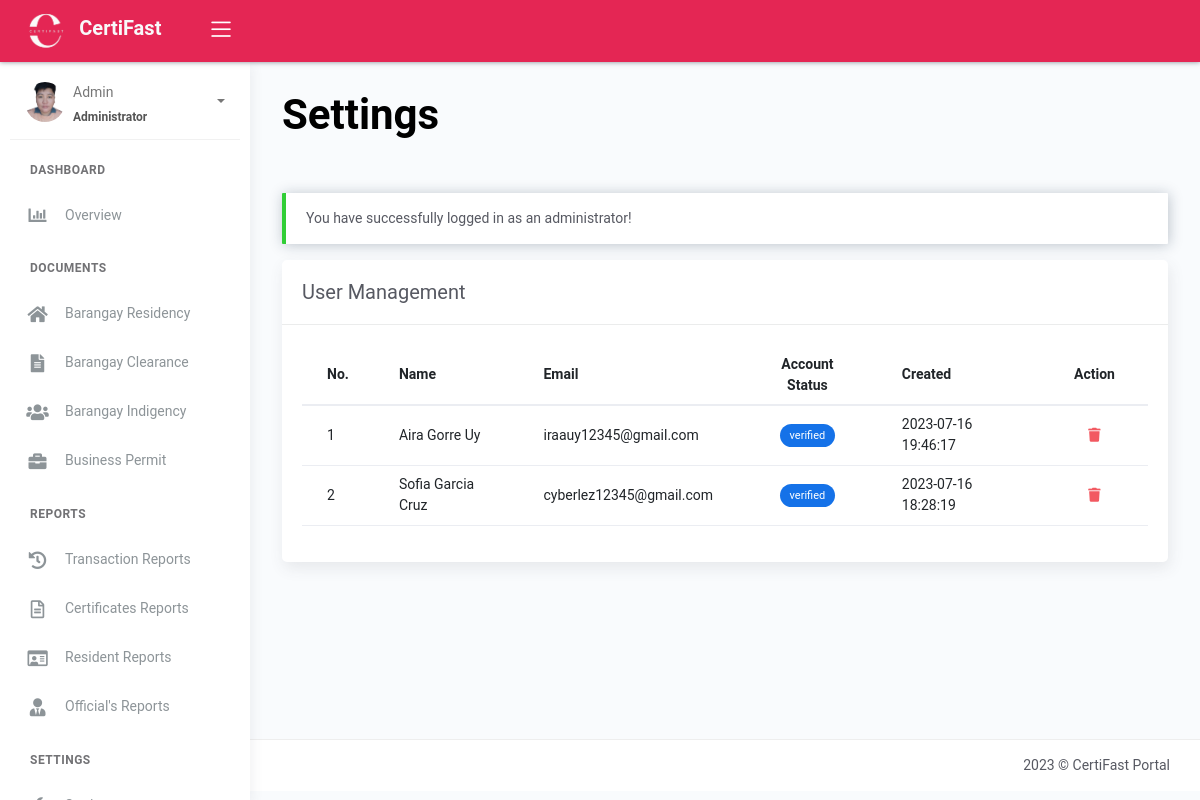
/user-resident.php (signed in), run on an earlier commit of the app's database.
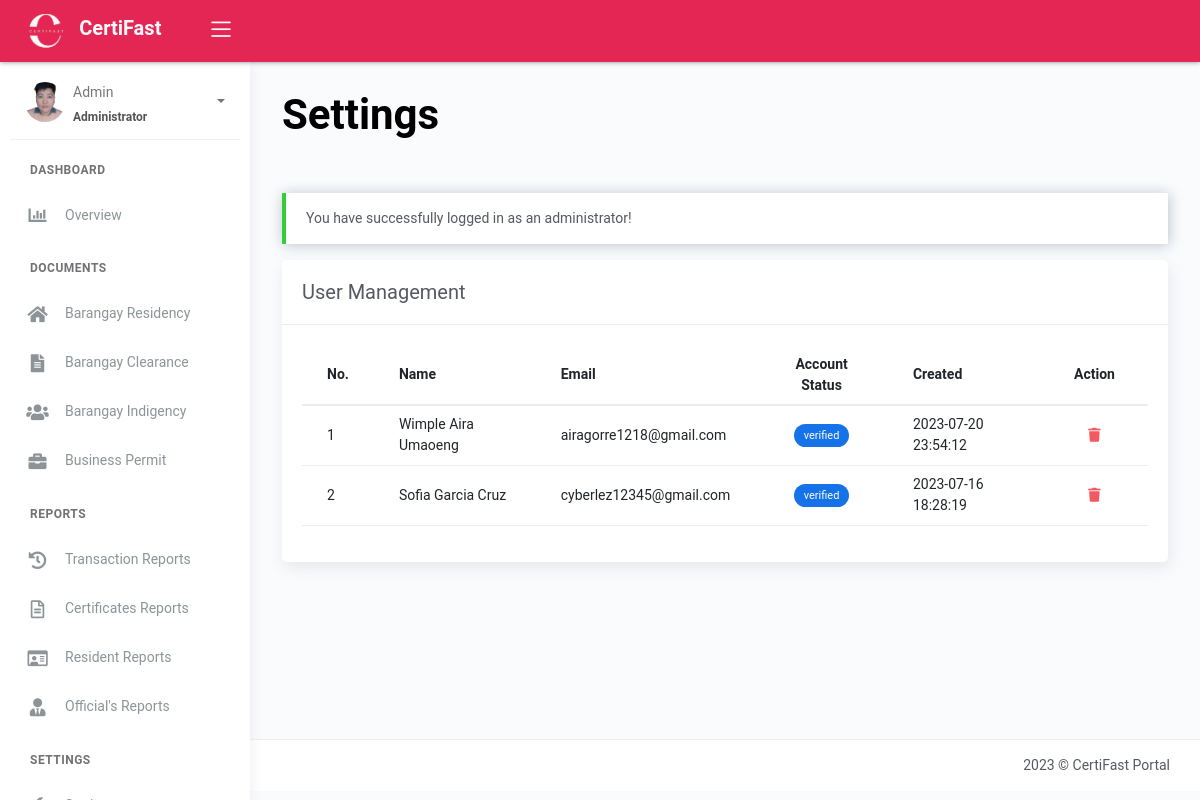
And on a later commit of the database.
### tables this page shows
CREATE TABLE `tbl_user_resident` (
  `id` int(20) NOT NULL AUTO_INCREMENT,
  `purok` varchar(50) NOT NULL,
  `fullname` varchar(100) NOT NULL,
  `user_email` varchar(100) NOT NULL,
  `address` varchar(50) NOT NULL,
  `password` varchar(50) NOT NULL,
  `avatar` text NOT NULL,
  `verification_code` varchar(11) NOT NULL,
  `verification_send` timestamp NOT NULL DEFAULT current_timestamp(),
  `account_status` varchar(50) DEFAULT NULL,
  `created_at` datetime NOT NULL DEFAULT current_timestamp(),
  PRIMARY KEY (`id`)
);

### user-resident.php (the view, shortened to what this page needs)
<?php include 'server/server.php' ?>
<?php
if (isset($_SESSION['role'])) {
    if ($_SESSION['role'] == 'staff') {
        $off_q = "SELECT * FROM tbl_user_resident WHERE `account_status`='verified'";
    } else {
        $off_q = "SELECT * FROM tbl_user_resident ORDER BY `created_at` DESC";
    }
} else {
    $off_q = "SELECT * FROM tbl_user_resident WHERE `account_status`='verified'";
}
$result = $conn->query($off_q);
$users = array();
while ($row = $result->fetch_assoc()) {
    $row['account_badge'] = $row['account_status'] == 'verified' ? '<span class="badge badge-primary">verified</span>' : '<span class="badge badge-danger">unverified</span>';
    $users[] = $row;
}
?>
<!DOCTYPE html>
<html lang="en">
<head>
	<?php include 'templates/header.php' ?>
</head>
<body>
	<div class="wrapper">
		<?php include 'templates/main-header.php' ?>
		<?php include 'templates/sidebar.php' ?>
		<div class="main-panel">
			<div class="content">
				<div class="panel-header">
					<div class="page-inner">
						<div class="d-flex align-items-left align-items-md-center flex-column flex-md-row">
							<div>
								<h2 class="text-black fw-bold" style = "font-size: 300%;">Settings</h2>
							</div>
						</div>
					</div>
				</div>
				<div class="page-inner">
					<div class="row mt--2">
						<div class="col-md-12">
                            <?php if(isset($_SESSION['message'])): ?>
                                <div class="alert alert-<?php echo $_SESSION['success']; ?> <?= $_SESSION['success']=='danger' ? 'bg-danger text-light' : null ?>" role="alert">
                                    <?php echo $_SESSION['message']; ?>
                                </div>
                            <?php endif ?>
                            <div class="card">
								<div class="card-header">
									<div class="card-head-row">
										<div class="card-title">User Management</div>
									</div>
								</div>
								<div class="card-body">
									<div class="table-responsive">
										<table class="table">
											<thead>
												<tr>
													<th scope="col">No.</th>
													<th scope="col">Name</th>
													<th scope="col">Email</th>
													<?php if(isset($_SESSION['username'])):?>
														<?php if($_SESSION['role']=='administrator'):?>
														<th class="text-center" scope="col">Account Status</th>
														<?php endif ?>
													<?php endif?>
													<th scope="col">Created</th>
													<?php if(isset($_SESSION['username'])):?>
														<th class="text-center">Action</th>
													<?php endif?>
												</tr>
											</thead>
											<tbody>
												<?php if(!empty($users)): ?>
													<?php $no=1; foreach($users as $row): ?>
														<tr>
															<td><?= $no ?></td>
															<td><?= $row['fullname'] ?></td>
															<td><?= $row['user_email'] ?></td>
															<td class="text-center"><?= $row['account_badge'] ?></td>
															<td><?= $row['created_at'] ?></td>
															<td class="text-center">
																<div class="form-button-action">
																	<a type="button" data-toggle="tooltip" href="model/remove_user_resident.php?id=<?= $row['id'] ?>" onclick="return confirm('Are you sure you want to delete this user?');" class="btn btn-link btn-danger" data-original-title="Remove">
																		<i class="fas fa-trash"></i>
																	</a>
																</div>
															</td>
														</tr>
													<?php $no++; endforeach ?>
												<?php else: ?>
													<tr>
														<td colspan="8" class="text-center">No Available Data</td>
													</tr>
												<?php endif ?>
											</tbody>
										</table>
									</div>
								</div>
							</div>
						</div>
					</div>
				</div>
			</div>
			<?php include 'templates/main-footer.php' ?>
		</div>
	</div>
</body>
</html>

What changed in the data, as far as the page shows it:
removed tbl_user_resident: fullname "Aira Gorre Uy", user_email "iraauy12345@gmail.com", account_status "verified", created_at "2023-07-16 19:46:17"
added tbl_user_resident: fullname "Wimple Aira Umaoeng", user_email "airagorre1218@gmail.com", account_status "verified", created_at "2023-07-20 23:54:12"
